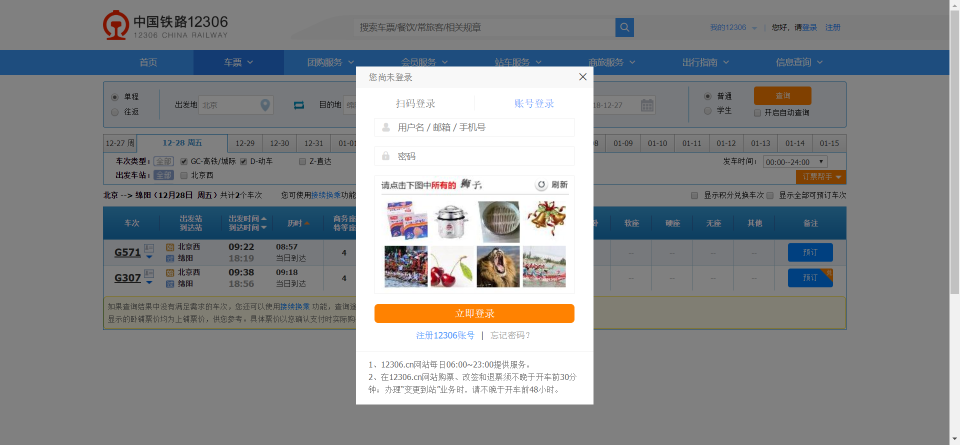
#> input picture yanzhengma.png, 1920 x 889 px (shown at 1/2 size)
$ python imgchuli.py
#> lines starting #> are read from the running program, lines starting #| are printed output that depends on the picture
from PIL import Image

obj = Image.open('yanzhengma.png')
#> obj is the input picture: PIL image 1920x889 RGBA; mean R, G, B, A 137.4, 140.2, 142.6, 255
a = 763
b = 360
# a = 610
# b = 282
obj.crop((a,b,a+374,b+225)).save('yanzm.png')
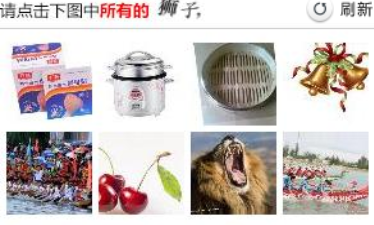
#> saved as yanzm.png: PIL image 374x225 RGBA; mean R, G, B, A 199.7, 190.8, 188.5, 255
